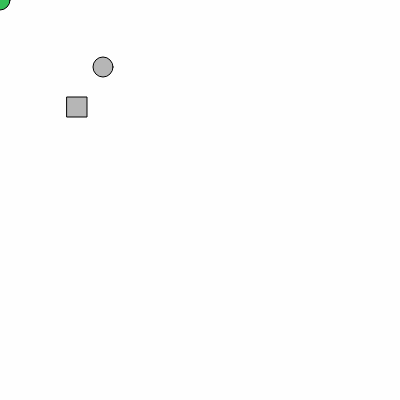
Frame 1 (no input)
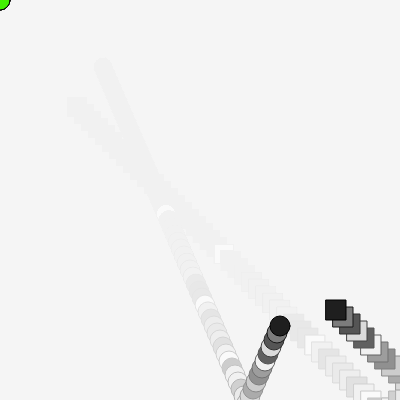
Frame 60 (no input)
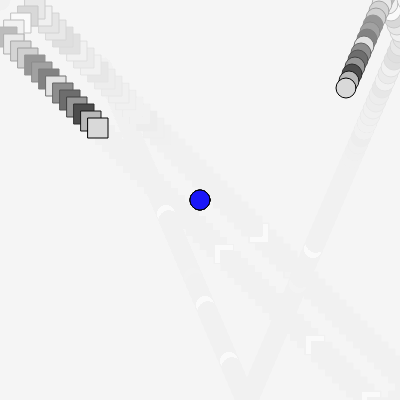
Frame 120 (the mouse pressed at the canvas centre since frame 60)

The p5.js sketch that drew these frames (run headless with seeded random() and noise() and a simulated clock; from frame 60 on, the mouse is pressed at the canvas centre):

// p5.js sketch
// ── sketch.js
let x1 = 100;     // x position of the ball
let y1 = 60;       // y position of the ball
let x1Speed = 3;  // speed in X direction
let y1Speed = 7; // speed in Y direction
let d1 = 20;      // diameter of the ball
//second shape
let x2 = 50;     // x position of the ball
let y2 = 90;       // y position of the ball
let x2Speed = 3;  // speed in X direction
let y2Speed = 7; // speed in Y direction
let d2 = 20;      // diameter of the ball
//third ball
let x3 = 100;
let y3 = 100;
let x3Speed = 3;
let y3Speed = 7;
let d3 = 20;


function setup() {
  createCanvas(400, 400);
}



function draw() {
  background(244,25); // try commenting this out!

  // if x hits the right side or the left side of the canvas,
  // switch directions...
  if (x1 > width || x1 < 0) {
    x1Speed = x1Speed * -1;
  }
  x1 = x1 + x1Speed; // adding a negative xSpeed *decreases* x, right?

  // same as above, but for the top and bottom of the canvas
  if (y1 > width || y1 < 0) {
    y1Speed = y1Speed * -1;
  }
  y1 = y1 + y1Speed;
  fill(random(255))
  circle(x1, y1, d1);
  
  // second shape 
  
  // if x hits the right side or the left side of the canvas,
  // switch directions...
  if (x2 > width || x2 < 0) {
    x2Speed = x2Speed * -1;
  }
  x2 = x2 + x2Speed; // adding a negative xSpeed *decreases* x, right?

  // same as above, but for the top and bottom of the canvas
  if (y2 > width || y2 < 0) {
    y2Speed = y2Speed * -1;
  }
  y2 = y2 + y2Speed;

  rect(y1, y2, d2);

  //third shape
  if (x3 > width || x3 < 0) {
    x3Speed = x3Speed * -1;
  }
  x3 = x3 + x3Speed; // adding a negative xSpeed *decreases* x, right?

  // same as above, but for the top and bottom of the canvas
  if (y3 > width || y3 < 0) {
    y3Speed = y3Speed * -1;
  }
  y3 = y3 + y3Speed;
  fill(random(255),random(255),random(255))
  circle(mouseX,mouseY,d3)

}
